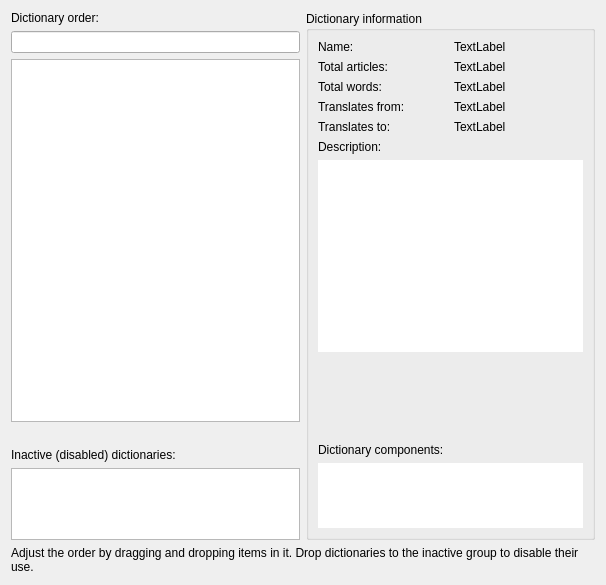
<?xml version="1.0" encoding="UTF-8"?>
<ui version="4.0">
 <class>OrderAndProps</class>
 <widget class="QWidget" name="OrderAndProps">
  <property name="geometry">
   <rect>
    <x>0</x>
    <y>0</y>
    <width>606</width>
    <height>585</height>
   </rect>
  </property>
  <property name="windowTitle">
   <string>Form</string>
  </property>
  <layout class="QVBoxLayout" name="verticalLayout_4">
   <item>
    <layout class="QHBoxLayout" name="horizontalLayout_2">
     <item>
      <layout class="QVBoxLayout" name="verticalLayout_3">
       <item>
        <layout class="QGridLayout" name="gridLayout_2" rowstretch="0,10,10,0,0,2">
         <item row="3" column="0">
          <layout class="QHBoxLayout" name="horizontalLayout">
           <item>
            <widget class="QLabel" name="dictionariesNumber">
             <property name="text">
              <string notr="true"/>
             </property>
            </widget>
           </item>
          </layout>
         </item>
         <item row="0" column="0">
          <widget class="QLabel" name="label">
           <property name="text">
            <string>Dictionary order:</string>
           </property>
          </widget>
         </item>
         <item row="2" column="0">
          <widget class="DictListWidget" name="dictionaryOrder"/>
         </item>
         <item row="2" column="1">
          <layout class="QVBoxLayout" name="verticalLayout_2"/>
         </item>
         <item row="5" column="0">
          <widget class="DictListWidget" name="inactiveDictionaries"/>
         </item>
         <item row="4" column="0">
          <widget class="QLabel" name="label_2">
           <property name="text">
            <string>Inactive (disabled) dictionaries:</string>
           </property>
          </widget>
         </item>
         <item row="1" column="0">
          <widget class="QuickFilterLine" name="searchLine"/>
         </item>
        </layout>
       </item>
      </layout>
     </item>
     <item>
      <widget class="QGroupBox" name="dictionaryInformation">
       <property name="title">
        <string>Dictionary information</string>
       </property>
       <layout class="QVBoxLayout" name="infoVerticalLayout">
        <item>
         <layout class="QGridLayout" name="gridLayout">
          <item row="0" column="0">
           <widget class="QLabel" name="label_5">
            <property name="text">
             <string>Name:</string>
            </property>
           </widget>
          </item>
          <item row="0" column="1">
           <widget class="QLabel" name="dictionaryName">
            <property name="text">
             <string notr="true">TextLabel</string>
            </property>
            <property name="textFormat">
             <enum>Qt::PlainText</enum>
            </property>
            <property name="textInteractionFlags">
             <set>Qt::LinksAccessibleByMouse|Qt::TextSelectableByMouse</set>
            </property>
           </widget>
          </item>
          <item row="1" column="1">
           <widget class="QLabel" name="dictionaryTotalArticles">
            <property name="text">
             <string notr="true">TextLabel</string>
            </property>
            <property name="textFormat">
             <enum>Qt::PlainText</enum>
            </property>
           </widget>
          </item>
          <item row="1" column="0">
           <widget class="QLabel" name="label_6">
            <property name="text">
             <string>Total articles:</string>
            </property>
           </widget>
          </item>
          <item row="2" column="0">
           <widget class="QLabel" name="label_7">
            <property name="text">
             <string>Total words:</string>
            </property>
           </widget>
          </item>
          <item row="2" column="1">
           <widget class="QLabel" name="dictionaryTotalWords">
            <property name="text">
             <string notr="true">TextLabel</string>
            </property>
            <property name="textFormat">
             <enum>Qt::PlainText</enum>
            </property>
           </widget>
          </item>
          <item row="3" column="0">
           <widget class="QLabel" name="label_9">
            <property name="text">
             <string>Translates from:</string>
            </property>
           </widget>
          </item>
          <item row="4" column="0">
           <widget class="QLabel" name="label_10">
            <property name="text">
             <string>Translates to:</string>
            </property>
           </widget>
          </item>
          <item row="3" column="1">
           <widget class="QLabel" name="dictionaryTranslatesFrom">
            <property name="text">
             <string notr="true">TextLabel</string>
            </property>
            <property name="textFormat">
             <enum>Qt::RichText</enum>
            </property>
           </widget>
          </item>
          <item row="4" column="1">
           <widget class="QLabel" name="dictionaryTranslatesTo">
            <property name="text">
             <string notr="true">TextLabel</string>
            </property>
            <property name="textFormat">
             <enum>Qt::RichText</enum>
            </property>
           </widget>
          </item>
         </layout>
        </item>
        <item>
         <widget class="QLabel" name="dictionaryDescriptionLabel">
          <property name="buddy">
            <cstring>dictionaryDescription</cstring>
          </property>
          <property name="text">
           <string>Description:</string>
          </property>
         </widget>
        </item>
        <item>
         <widget class="QTextEdit" name="dictionaryDescription">
          <property name="frameShape">
           <enum>QFrame::NoFrame</enum>
          </property>
          <property name="readOnly">
           <bool>true</bool>
          </property>
         </widget>
        </item>
        <item>
         <spacer name="infoVerticalSpacer">
          <property name="orientation">
           <enum>Qt::Vertical</enum>
          </property>
          <property name="sizeHint" stdset="0">
           <size>
            <width>20</width>
            <height>5</height>
           </size>
          </property>
         </spacer>
        </item>
        <item>
         <spacer name="horizontalSpacer_5">
          <property name="orientation">
           <enum>Qt::Horizontal</enum>
          </property>
          <property name="sizeHint" stdset="0">
           <size>
            <width>256</width>
            <height>5</height>
           </size>
          </property>
         </spacer>
        </item>
        <item>
         <widget class="QLabel" name="dictionaryComponentsLabel">
          <property name="buddy">
            <cstring>dictionaryFileList</cstring>
          </property>
          <property name="text">
           <string>Dictionary components:</string>
          </property>
         </widget>
        </item>
        <item>
         <widget class="QPlainTextEdit" name="dictionaryFileList">
          <property name="sizePolicy">
           <sizepolicy hsizetype="Expanding" vsizetype="Fixed">
            <horstretch>0</horstretch>
            <verstretch>0</verstretch>
           </sizepolicy>
          </property>
          <property name="minimumSize">
           <size>
            <width>0</width>
            <height>65</height>
           </size>
          </property>
          <property name="maximumSize">
           <size>
            <width>16777215</width>
            <height>65</height>
           </size>
          </property>
          <property name="frameShape">
           <enum>QFrame::NoFrame</enum>
          </property>
          <property name="lineWrapMode">
           <enum>QPlainTextEdit::NoWrap</enum>
          </property>
          <property name="readOnly">
           <bool>true</bool>
          </property>
         </widget>
        </item>
       </layout>
      </widget>
     </item>
    </layout>
   </item>
   <item>
    <widget class="QLabel" name="label_3">
     <property name="text">
      <string>Adjust the order by dragging and dropping items in it. Drop dictionaries to the inactive group to disable their use.</string>
     </property>
     <property name="wordWrap">
      <bool>true</bool>
     </property>
    </widget>
   </item>
  </layout>
 </widget>
 <customwidgets>
  <customwidget>
   <class>DictListWidget</class>
   <extends>QListWidget</extends>
   <header>edit_groups_widgets.hh</header>
  </customwidget>
  <customwidget>
   <class>QuickFilterLine</class>
   <extends>QLineEdit</extends>
   <header>edit_groups_widgets.hh</header>
  </customwidget>
 </customwidgets>
 <tabstops>
  <tabstop>dictionaryOrder</tabstop>
  <tabstop>inactiveDictionaries</tabstop>
  <tabstop>dictionaryDescription</tabstop>
  <tabstop>dictionaryFileList</tabstop>
  <tabstop>searchLine</tabstop>
 </tabstops>
 <resources/>
 <connections/>
</ui>
